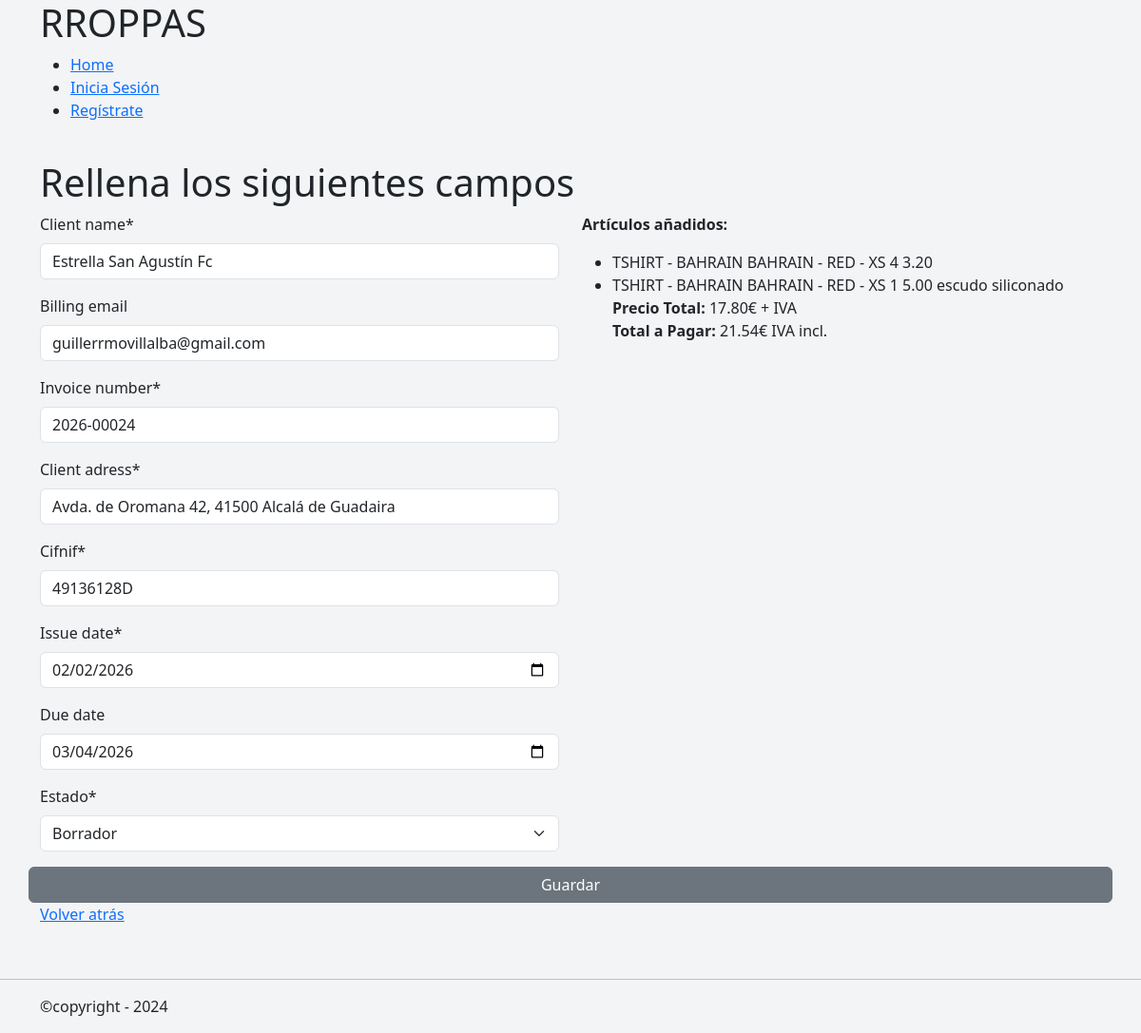
/invoices/create/29, run on the app's committed database.
### orders/models.py (models this page shows, shortened)
class OrderItem(models.Model):
    order = models.ForeignKey(
        Order,
        on_delete=models.CASCADE,
        related_name='items',
    )
    product = models.ForeignKey(
        Product,
        on_delete=models.PROTECT,
    )
    variant = models.ForeignKey(
        ProductVariant,
        on_delete=models.PROTECT,
    )
    quantity = models.PositiveIntegerField(
        default=1,
    )
    unit_price = models.DecimalField(
        max_digits=10,
        decimal_places=2,
        help_text="Precio unitario sin IVA",
        verbose_name='Precio presupuestado',
    )
    notes = models.CharField(
        max_length=255,
        blank=True,
    )

class Order(models.Model):
    class OrderStatus(models.TextChoices):
        RECEIVED = "RECEIVED", "Recibido"
        PENDING_DESIGN = "PENDING_DESIGN", "Pendiente de diseño"
        DESIGN_READY = "DESIGN_READY", "Diseño confirmado"
        IN_PRODUCTION = "IN_PRODUCTION", "En producción"
        COMPLETED = "COMPLETED", "Completado"
        DELIVERED = "DELIVERED", "Entregado"
        CANCELLED = "CANCELLED", "Cancelado"
    class OrderType(models.TextChoices):
        LARGE = 'LARGE', 'Encargo Importante'
        SMALL = 'SMALL', 'Encargo de Mostrador'
    client = models.ForeignKey(
        Client,
        on_delete=models.PROTECT,
        related_name='orders',
    )
    title = models.CharField(
        max_length=50,
        help_text='Descripcion corta del Pedido',
        verbose_name='Nombre del encargo',
    )
    status = models.CharField(
        verbose_name='Estado',
        choices=OrderStatus,
        default=OrderStatus.PENDING_DESIGN,
    )
    order_type =models.CharField(
        verbose_name='Tipo de pedido',
        choices=OrderType,
    )
    notes = models.TextField(blank=True, null=True)
    delivery_date = models.DateField(blank=True, null=True)
    created_at = models.DateTimeField(auto_now_add=True)
    updated_at = models.DateTimeField(auto_now=True)
    sent_at = models.DateField(blank=True, null=True)
    def total_price(self):
        return sum(
            item.unit_price * item.quantity
            for item in self.items.all()
        )
    def total_price_with_vat(self):
        return (self.total_price() * Decimal(1.21)).quantize(
            Decimal("0.01"),
            rounding=ROUND_HALF_UP
        )

### products/models.py (models this page shows, shortened)
class Product(models.Model):
    class PrintType(models.TextChoices):
        DTF = "DTF", "DTF"
        NONE = "NONE", "Sin personalización"
    class ClotheType(models.TextChoices):
        TSHIRT = "TSHIRT", "Camiseta"
        HOODIE = "HOODIE", "Sudadera"
        PANTS = "PANTS", "Pantalón"
        OTHER = "OTHER", "Otros"
    model = models.CharField(
        verbose_name= 'Modelo del Producto',
        max_length=100,
        unique=True
    )
    sku = models.CharField(
        max_length=50,
        blank=True,
        help_text="Referencia interna (opcional)",
    )
    allowed_print = models.CharField(
        max_length=10,
        choices=PrintType.choices,
        default=PrintType.DTF
    )
    type = models.CharField(
        max_length=20,
        choices=ClotheType.choices,
    )
    image = models.ImageField(
        upload_to='products/products_files',
        blank=True,
        null=True,
    )
    model_url = models.URLField(
        blank=True,
        null= True,
    )
    cost_price = models.DecimalField(
        max_digits=10,
        decimal_places=2,
        blank=True,
        null=True,
    )
    created_at = models.DateTimeField(auto_now_add=True)
    updated_at = models.DateTimeField(auto_now=True)
    class Meta:
        ordering = ["model"]
        verbose_name = "Producto"
        verbose_name_plural = "Productos"
    def __str__(self):
        parts = [self.type]
        parts.append(self.model)
        return " - ".join(parts)

class ProductVariant(models.Model):
    product = models.ForeignKey(
        Product,
        on_delete=models.CASCADE,
        related_name='variants'
    )
    color = models.CharField(
        max_length=60,
    )
    size = models.CharField(
        max_length=30,
    )
    sku = models.CharField(
        max_length=50,
        blank=True,
        help_text="Referencia interna (opcional)",
    )
    stock = models.IntegerField(default=0, help_text="Stock opcional por variante")
    class Meta:
        unique_together = ("product", "color", "size")
        ordering = ["product", "color", "size"]
        verbose_name = "Variante de Producto"
        verbose_name_plural = "Variantes de Producto"
    def __str__(self):
        parts = [self.product.model]
        if self.color:
            parts.append(self.color)
        if self.size:
            parts.append(self.size)
        return " - ".join(parts)

### invoices/views.py (the view, shortened to what this page needs)
# urls.py: path('create/<pk>', InvoiceCreateView.as_view(), name='create_invoice'),
class InvoiceCreateView(CreateView):
    model = Invoices
    template_name = 'invoices/create_invoice.html'
    form_class = InvoiceForm
    def get_context_data(self, **kwargs):
        context = super().get_context_data(**kwargs)
        order = Order.objects.get(pk=self.kwargs['pk'])
        context["order"] = order
        context["items"] = order.items.all()
        return context
    def create_invoice_number(self):
        year = now().year
        last_invoice = (Invoices.objects.filter(
            invoice_number__startswith=str(year))
            .order_by("-invoice_number")
            .first()
        )
        if last_invoice and last_invoice.invoice_number:
            last_number = int(last_invoice.invoice_number.split("-")[1])
        else:
            last_number = 0
        new_number = last_number + 1
        return f"{year}-{new_number:05d}"
    def get_due_date(self):
        today = date.today()
        due_date = today + timedelta(days=30)
        return due_date
    def get_initial(self):
        initial = super().get_initial()
        order = Order.objects.get(pk=self.kwargs['pk'])
        client = order.client
        n_invoice = self.create_invoice_number()
        initial['client_name'] = client.name
        initial['cifnif'] = client.cif_nif
        initial['client_adress'] = client.direccion
        initial['billing_email'] = client.email
        initial['invoice_number'] = n_invoice
        initial['issue_date'] = date.today()
        initial['due_date'] = self.get_due_date()
        return initial

### mini_erp/forms.py
class InvoiceForm(forms.ModelForm):
    class Meta:
        model = Invoices
        fields = [
            'client_name',
            'cifnif',
            'client_adress',
            'billing_email',
            'invoice_number',
            'issue_date',
            'due_date',
            'status',
        ]
        widgets = {
            'issue_date' : forms.DateInput(
                attrs={
                    'type': 'date',
                    'class': 'form-control'
                }
            ),
            'due_date' : forms.DateInput(
                attrs={
                    'type': 'date',
                    'class': 'form-control'
                }
            )
        }

### mini_erp/templates/invoices/create_invoice.html (shortened to what this page needs)
{% extends "general/layout.html" %}
{% load crispy_forms_tags %}
{% block contenido %}
    <div class="container">
        <h1>Rellena los siguientes campos</h1>
        <form action="" method='post'>
            <div class="row">
                <div class="col-12 col-sm-6">
                    {{ form.client_name|as_crispy_field}}
                    {{ form.billing_email|as_crispy_field}}
                    {{ form.invoice_number|as_crispy_field}}
                    {{ form.client_adress|as_crispy_field}}
                    {{ form.cifnif|as_crispy_field}}
                    {{ form.issue_date|as_crispy_field}}
                    {{ form.due_date|as_crispy_field}}
                    {{ form.status| as_crispy_field}}
                </div>
                <div class="col-12 col-sm-6">
                    {% if items %}
                    <p><b>Artículos añadidos:</b></p>
                    <ul>
                        {% for item in items %}
                        <li>
                            {{item.product}}
                            {{item.variant}}
                            {{item.quantity}}
                            {{item.unit_price}}
                            {{item.notes}}
                        </li>
                        {% endfor %}
                        <p class="mb-0"><b>Precio Total:</b> {{ order.total_price }}€ + IVA</p>
                        <p class="mb-0"><b>Total a Pagar:</b> {{ order.total_price_with_vat }}€ IVA incl.</p>
                    </ul>
                    {% else %}
                        <p>No hay artículos añadidos todavía</p>
                    {% endif %}
                </div>
            <button class= "btn btn-secondary">Guardar</button>
        </form>
        <p><a href="{% url 'orders:orders' %}">Volver atrás</a></p>
    </div>
{% endblock %}

### mini_erp/static/orders/css/orders.css (style rules this page uses)
body { background-color: #f3f4f6; }

### data on the page
OrderItem: product "TSHIRT - BAHRAIN", variant "BAHRAIN - RED - XS", quantity "4", unit_price "3.20"
OrderItem: product "TSHIRT - BAHRAIN", variant "BAHRAIN - RED - XS", quantity "1", unit_price "5.00", notes "escudo siliconado"
Order: total_price "17.80", total_price_with_vat "21.54"
